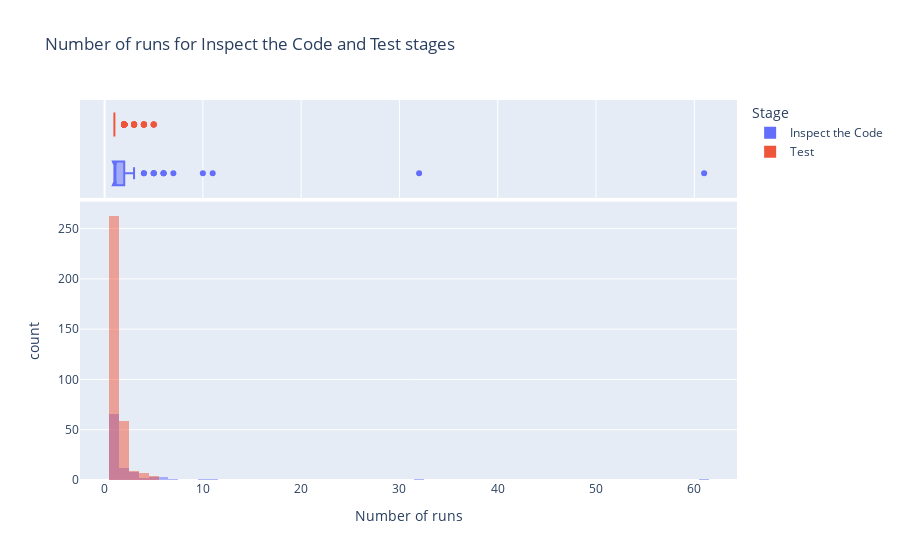
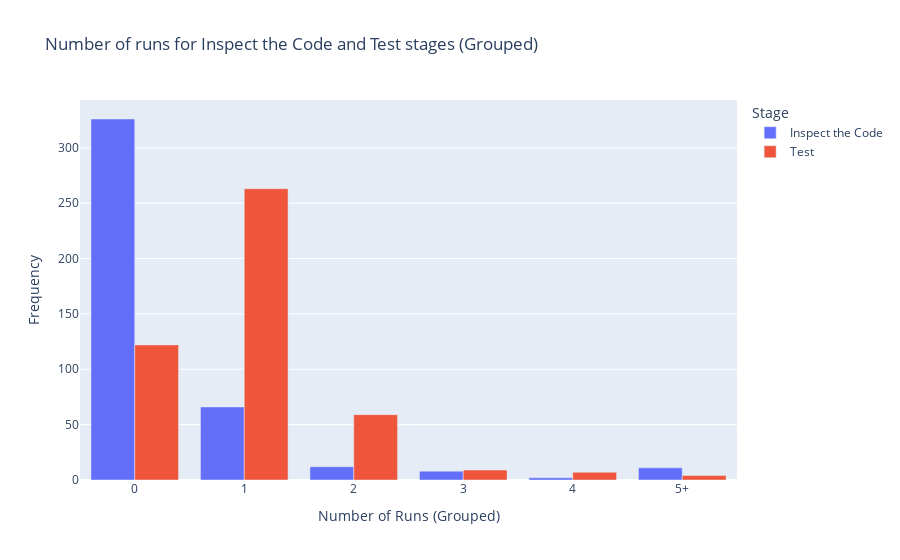
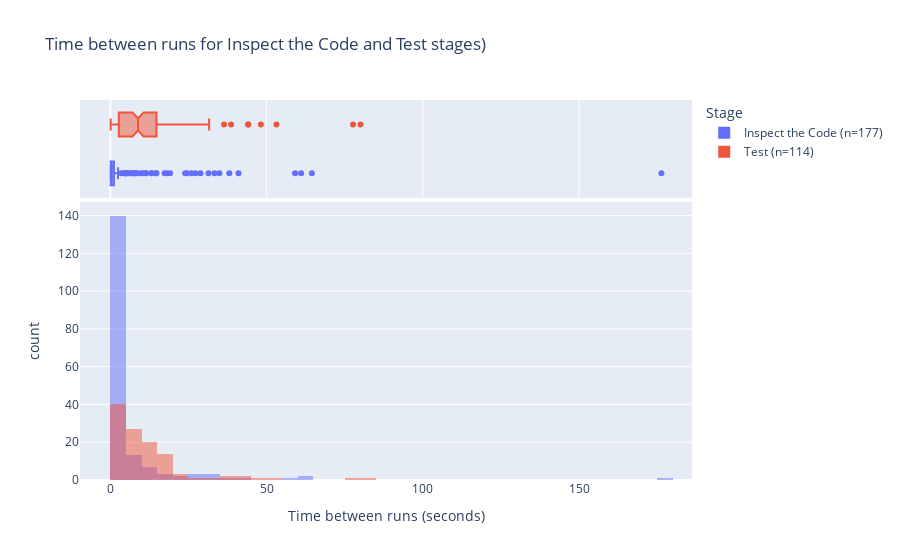

The notebook cell these images were saved under, in order:
### Markdown cell above
#### Students' runtime behaviour in the *Inspect The Code* and *Test* stages

### Code cell
import pandas as pd

n_runs_inspect_the_code: list[int] = [StageLogProcessor.get_number_of_runs(stage_log) for stage_log in STAGE_LOGS if stage_log.stage_name == DebuggingStage.inspect_code]
n_runs_test: list[int] = [StageLogProcessor.get_number_of_runs(stage_log) for stage_log in STAGE_LOGS if stage_log.stage_name == DebuggingStage.test]

n_non_zero_runs_inspect_the_code: list[int] = [StageLogProcessor.get_number_of_runs(stage_log) for stage_log in STAGE_LOGS if stage_log.stage_name == DebuggingStage.inspect_code and StageLogProcessor.get_number_of_runs(stage_log) > 0]
n_non_zero_of_runs_test: list[int] = [StageLogProcessor.get_number_of_runs(stage_log) for stage_log in STAGE_LOGS if stage_log.stage_name == DebuggingStage.test and StageLogProcessor.get_number_of_runs(stage_log) > 0]

df_runs = pd.DataFrame({
    "Number of Runs": n_runs_inspect_the_code + n_runs_test,
    "Stage": (["Inspect the Code"] * len(n_runs_inspect_the_code)) + (["Test"] * len(n_runs_test))
})
df_non_zero_runs = pd.DataFrame({
    "Number of Runs": n_non_zero_runs_inspect_the_code + n_non_zero_of_runs_test,
    "Stage": (["Inspect the Code"] * len(n_non_zero_runs_inspect_the_code)) + (["Test"] * len(n_non_zero_of_runs_test))
})

px.histogram(
    df_non_zero_runs,
    x="Number of Runs",
    color="Stage",
    marginal="box",
    barmode="overlay",
    labels={"Number of Runs": "Number of runs", "count": "Frequency"},
    title="Number of runs for Inspect the Code and Test stages"
).show()

labels = ['0', '1', '2', '3', '4', '5+']
df_runs['Runs Grouped'] = pd.cut(df_runs['Number of Runs'], bins=[-0.1, 0.9, 1.9, 2.9, 3.9, 4.9, float('inf')], labels=labels, right=True)
px.bar(
    df_runs.groupby(['Stage', 'Runs Grouped']).size().reset_index(name='Count'),
    x='Runs Grouped',
    y='Count',
    color='Stage',
    barmode='group',
    labels={"Runs Grouped": "Number of Runs (Grouped)", "Count": "Frequency"},
    title="Number of runs for Inspect the Code and Test stages (Grouped)"
).show()

time_between_runs_inspect_the_code: list[float] = [time for stage_log in STAGE_LOGS if stage_log.stage_name == DebuggingStage.inspect_code for time in StageLogProcessor.get_time_between_runs(stage_log) if StageLogProcessor.get_time_between_runs(stage_log)]
time_between_runs_test: list[float] = [time for stage_log in STAGE_LOGS if stage_log.stage_name == DebuggingStage.test for time in StageLogProcessor.get_time_between_runs(stage_log) if StageLogProcessor.get_time_between_runs(stage_log)]
df_time_between_runs = pd.DataFrame({
    "Time Between Runs (seconds)": time_between_runs_inspect_the_code + time_between_runs_test,
    "Stage": ([f"Inspect the Code (n={len(time_between_runs_inspect_the_code)})"] * len(time_between_runs_inspect_the_code)) + ([f"Test (n={len(time_between_runs_test)})"] * len(time_between_runs_test))
})

px.histogram(
    df_time_between_runs,
    x="Time Between Runs (seconds)",
    color="Stage",
    marginal="box",
    barmode="overlay",
    labels={"Time Between Runs (seconds)": "Time between runs (seconds)", "count": "Frequency"},
    title="Time between runs for Inspect the Code and Test stages)"
).show()

### Figure 1 — Plotly figure (JSON) as saved in the notebook; plotly's stock layout.template omitted (floating-point values rounded to 4 significant figures; data arrays with more than 128 entries replaced by an {"elided": "..."} marker saying what was removed)
{"data": [{"bingroup": "x", "hovertemplate": "Stage=Inspect the Code<br>Number of runs=%{x}<br>count=%{y}<extra></extra>", "legendgroup": "Inspect the Code", "marker": {"color": "#636efa", "opacity": 0.5, "pattern": {"shape": ""}}, "name": "Inspect the Code", "orientation": "v", "showlegend": true, "type": "histogram", "x": [1, 1, 1, 1, 1, 10, 1, 1, 2, 1, 1, 1, 1, 2, 2, 1, 1, 1, 61, 4, 1, 1, 11, 5, 1, 7, 1, 1, 1, 6, 3, 2, 1, 1, 1, 3, 1, 32, 1, 1, 1, 1, 3, 1, 1, 1, 2, 1, 5, 1, 6, 1, 1, 1, 2, 6, 1, 1, 2, 4, 1, 3, 1, 1, 2, 1, 1, 1, 2, 1, 1, 1, 1, 1, 1, 1, 1, 1, 1, 3, 1, 2, 5, 1, 1, 1, 1, 1, 2, 1, 1, 3, 1, 3, 3, 1, 1, 1, 2], "xaxis": "x", "yaxis": "y"}, {"hovertemplate": "Stage=Inspect the Code<br>Number of runs=%{x}<extra></extra>", "legendgroup": "Inspect the Code", "marker": {"color": "#636efa"}, "name": "Inspect the Code", "notched": true, "showlegend": false, "type": "box", "x": [1, 1, 1, 1, 1, 10, 1, 1, 2, 1, 1, 1, 1, 2, 2, 1, 1, 1, 61, 4, 1, 1, 11, 5, 1, 7, 1, 1, 1, 6, 3, 2, 1, 1, 1, 3, 1, 32, 1, 1, 1, 1, 3, 1, 1, 1, 2, 1, 5, 1, 6, 1, 1, 1, 2, 6, 1, 1, 2, 4, 1, 3, 1, 1, 2, 1, 1, 1, 2, 1, 1, 1, 1, 1, 1, 1, 1, 1, 1, 3, 1, 2, 5, 1, 1, 1, 1, 1, 2, 1, 1, 3, 1, 3, 3, 1, 1, 1, 2], "xaxis": "x2", "yaxis": "y2"}, {"bingroup": "x", "hovertemplate": "Stage=Test<br>Number of runs=%{x}<br>count=%{y}<extra></extra>", "legendgroup": "Test", "marker": {"color": "#EF553B", "opacity": 0.5, "pattern": {"shape": ""}}, "name": "Test", "orientation": "v", "showlegend": true, "type": "histogram", "x": {"elided": "342 int values"}, "xaxis": "x", "yaxis": "y"}, {"hovertemplate": "Stage=Test<br>Number of runs=%{x}<extra></extra>", "legendgroup": "Test", "marker": {"color": "#EF553B"}, "name": "Test", "notched": true, "showlegend": false, "type": "box", "x": {"elided": "342 int values"}, "xaxis": "x2", "yaxis": "y2"}], "layout": {"barmode": "overlay", "legend": {"title": {"text": "Stage"}, "tracegroupgap": 0}, "title": {"text": "Number of runs for Inspect the Code and Test stages"}, "xaxis": {"anchor": "y", "domain": [0, 1], "title": {"text": "Number of runs"}}, "xaxis2": {"anchor": "y2", "domain": [0, 1], "matches": "x", "showgrid": true, "showticklabels": false}, "yaxis": {"anchor": "x", "domain": [0, 0.7326], "title": {"text": "count"}}, "yaxis2": {"anchor": "x2", "domain": [0.7426, 1], "matches": "y2", "showgrid": false, "showline": false, "showticklabels": false, "ticks": ""}}}

### Figure 2 — Plotly figure (JSON) as saved in the notebook; plotly's stock layout.template omitted (floating-point values rounded to 4 significant figures)
{"data": [{"alignmentgroup": "True", "hovertemplate": "Stage=Inspect the Code<br>Number of Runs (Grouped)=%{x}<br>Frequency=%{y}<extra></extra>", "legendgroup": "Inspect the Code", "marker": {"color": "#636efa", "pattern": {"shape": ""}}, "name": "Inspect the Code", "offsetgroup": "Inspect the Code", "orientation": "v", "showlegend": true, "textposition": "auto", "type": "bar", "x": ["0", "1", "2", "3", "4", "5+"], "xaxis": "x", "y": [326, 66, 12, 8, 2, 11], "yaxis": "y"}, {"alignmentgroup": "True", "hovertemplate": "Stage=Test<br>Number of Runs (Grouped)=%{x}<br>Frequency=%{y}<extra></extra>", "legendgroup": "Test", "marker": {"color": "#EF553B", "pattern": {"shape": ""}}, "name": "Test", "offsetgroup": "Test", "orientation": "v", "showlegend": true, "textposition": "auto", "type": "bar", "x": ["0", "1", "2", "3", "4", "5+"], "xaxis": "x", "y": [122, 263, 59, 9, 7, 4], "yaxis": "y"}], "layout": {"barmode": "group", "legend": {"title": {"text": "Stage"}, "tracegroupgap": 0}, "title": {"text": "Number of runs for Inspect the Code and Test stages (Grouped)"}, "xaxis": {"anchor": "y", "domain": [0, 1], "title": {"text": "Number of Runs (Grouped)"}}, "yaxis": {"anchor": "x", "domain": [0, 1], "title": {"text": "Frequency"}}}}

### Figure 3 — Plotly figure (JSON) as saved in the notebook; plotly's stock layout.template omitted (floating-point values rounded to 4 significant figures; data arrays with more than 128 entries replaced by an {"elided": "..."} marker saying what was removed)
{"data": [{"bingroup": "x", "hovertemplate": "Stage=Inspect the Code (n=177)<br>Time between runs (seconds)=%{x}<br>count=%{y}<extra></extra>", "legendgroup": "Inspect the Code (n=177)", "marker": {"color": "#636efa", "opacity": 0.5, "pattern": {"shape": ""}}, "name": "Inspect the Code (n=177)", "orientation": "v", "showlegend": true, "type": "histogram", "x": {"elided": "177 float values"}, "xaxis": "x", "yaxis": "y"}, {"hovertemplate": "Stage=Inspect the Code (n=177)<br>Time between runs (seconds)=%{x}<extra></extra>", "legendgroup": "Inspect the Code (n=177)", "marker": {"color": "#636efa"}, "name": "Inspect the Code (n=177)", "notched": true, "showlegend": false, "type": "box", "x": {"elided": "177 float values"}, "xaxis": "x2", "yaxis": "y2"}, {"bingroup": "x", "hovertemplate": "Stage=Test (n=114)<br>Time between runs (seconds)=%{x}<br>count=%{y}<extra></extra>", "legendgroup": "Test (n=114)", "marker": {"color": "#EF553B", "opacity": 0.5, "pattern": {"shape": ""}}, "name": "Test (n=114)", "orientation": "v", "showlegend": true, "type": "histogram", "x": [12.99, 7.406, 1.112, 11.5, 9.842, 8.904, 16.87, 8.992, 13.75, 8.735, 10.51, 10.06, 9.23, 0.648, 0.256, 11.93, 6.527, 9.667, 8.047, 1.725, 0.223, 0.216, 7.192, 8.912, 3.288, 13.83, 14.76, 0.858, 0.172, 0.168, 0.177, 36.37, 15.97, 4.92, 2.933, 0.176, 0.218, 7.706, 38.64, 10.69, 0.554, 0.498, 26.22, 77.68, 0.35, 31.61, 14.93, 19.75, 9.301, 9.432, 2.632, 2.239, 4.568, 2.384, 5.59, 17.28, 2.12, 2.632, 10.87, 44.15, 7.216, 17.48, 7.567, 48.17, 6.568, 0.902, 17.66, 18.68, 11.73, 5.893, 0.217, 0.231, 0.224, 16.67, 3.897, 8.799, 13.11, 17.58, 3.911, 2.425, 6.888, 53.16, 4.105, 3.881, 13.56, 0.093, 6.247, 5.399, 4.872, 10.25, 14.02, 15.97, 24.19, 11.15, 80.06, 2.695, 18.22, 12.19, 44.06, 9.92, 3.591, 3.338, 1.535, 9.247, 8.104, 21.26, 22.22, 17.25, 19.62, 11.93, 6.398, 1.011, 17.41, 12.31], "xaxis": "x", "yaxis": "y"}, {"hovertemplate": "Stage=Test (n=114)<br>Time between runs (seconds)=%{x}<extra></extra>", "legendgroup": "Test (n=114)", "marker": {"color": "#EF553B"}, "name": "Test (n=114)", "notched": true, "showlegend": false, "type": "box", "x": [12.99, 7.406, 1.112, 11.5, 9.842, 8.904, 16.87, 8.992, 13.75, 8.735, 10.51, 10.06, 9.23, 0.648, 0.256, 11.93, 6.527, 9.667, 8.047, 1.725, 0.223, 0.216, 7.192, 8.912, 3.288, 13.83, 14.76, 0.858, 0.172, 0.168, 0.177, 36.37, 15.97, 4.92, 2.933, 0.176, 0.218, 7.706, 38.64, 10.69, 0.554, 0.498, 26.22, 77.68, 0.35, 31.61, 14.93, 19.75, 9.301, 9.432, 2.632, 2.239, 4.568, 2.384, 5.59, 17.28, 2.12, 2.632, 10.87, 44.15, 7.216, 17.48, 7.567, 48.17, 6.568, 0.902, 17.66, 18.68, 11.73, 5.893, 0.217, 0.231, 0.224, 16.67, 3.897, 8.799, 13.11, 17.58, 3.911, 2.425, 6.888, 53.16, 4.105, 3.881, 13.56, 0.093, 6.247, 5.399, 4.872, 10.25, 14.02, 15.97, 24.19, 11.15, 80.06, 2.695, 18.22, 12.19, 44.06, 9.92, 3.591, 3.338, 1.535, 9.247, 8.104, 21.26, 22.22, 17.25, 19.62, 11.93, 6.398, 1.011, 17.41, 12.31], "xaxis": "x2", "yaxis": "y2"}], "layout": {"barmode": "overlay", "legend": {"title": {"text": "Stage"}, "tracegroupgap": 0}, "title": {"text": "Time between runs for Inspect the Code and Test stages)"}, "xaxis": {"anchor": "y", "domain": [0, 1], "title": {"text": "Time between runs (seconds)"}}, "xaxis2": {"anchor": "y2", "domain": [0, 1], "matches": "x", "showgrid": true, "showticklabels": false}, "yaxis": {"anchor": "x", "domain": [0, 0.7326], "title": {"text": "count"}}, "yaxis2": {"anchor": "x2", "domain": [0.7426, 1], "matches": "y2", "showgrid": false, "showline": false, "showticklabels": false, "ticks": ""}}}
